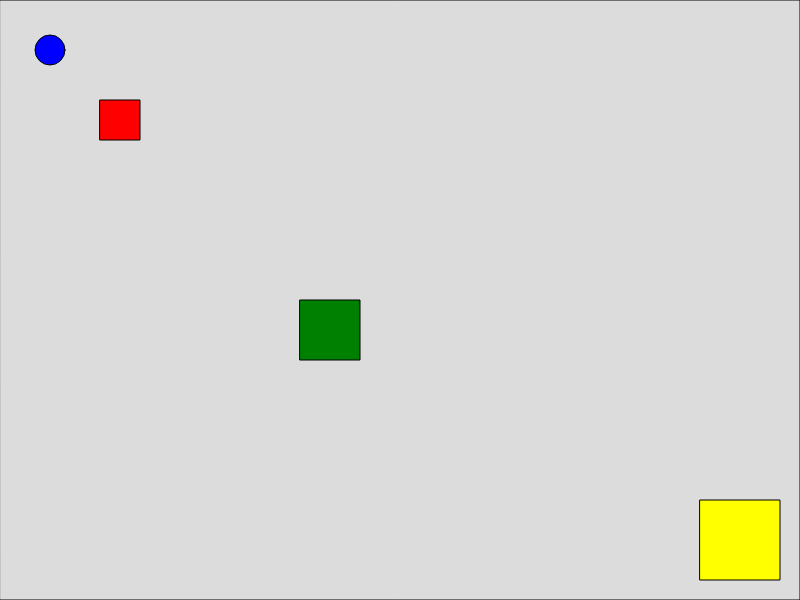
Frame 1 (no input)
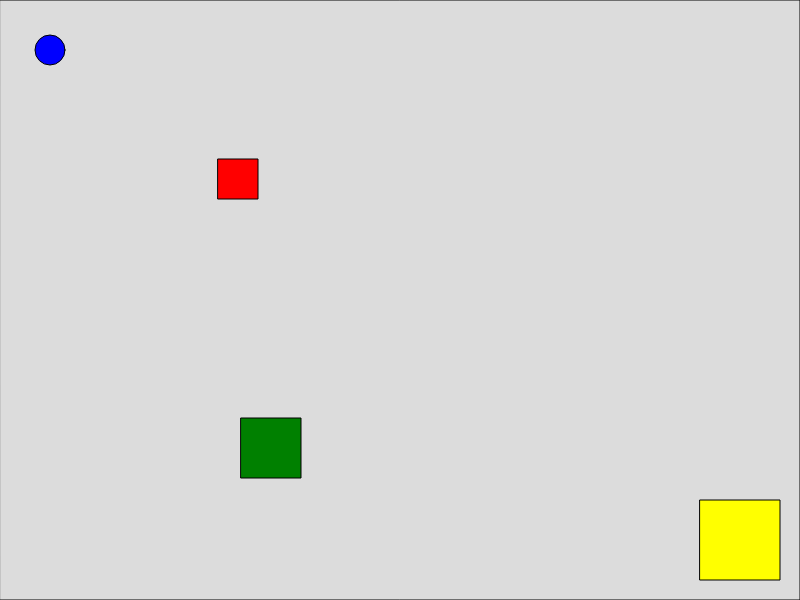
Frame 60 (no input)
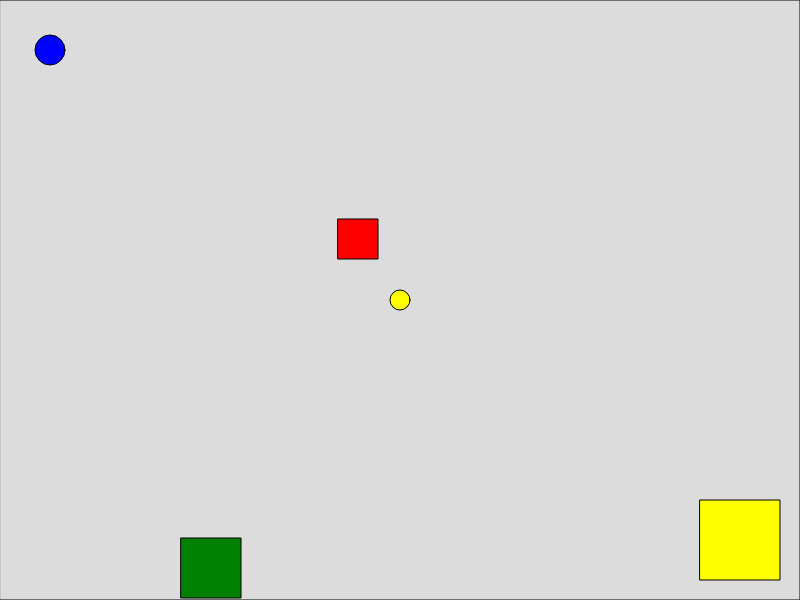
Frame 120 (the mouse pressed at the canvas centre since frame 60)

The p5.js sketch that drew these frames (run headless with seeded random() and noise() and a simulated clock; from frame 60 on, the mouse is pressed at the canvas centre):

// p5.js sketch
// ── sketch.js
let player;
let obstacles = [];
let mouseObjects = [];
let exitZone;
let win = false;

function setup() {
  createCanvas(800, 600);
  createPlayer();
  createObstacles();
  createExit();
}

function draw() {
  background(220);
  drawBorders();
  movePlayer();
  drawPlayer();
  drawObstacles();
  moveObstacles();
  drawExit();

  for (let obj of mouseObjects) {
    ellipse(obj.x, obj.y, 20, 20);
  }

  if (player.x > exitZone.x && player.x < exitZone.x + exitZone.w &&
      player.y > exitZone.y && player.y < exitZone.y + exitZone.h) {
    displayWinMessage();
  }
}

// --- FUNCTIONS ---

function createPlayer() {
  player = { x: 50, y: 50, size: 30, speed: 5 };
}

function movePlayer() {
  if (keyIsDown(LEFT_ARROW)) player.x -= player.speed;
  if (keyIsDown(RIGHT_ARROW)) player.x += player.speed;
  if (keyIsDown(UP_ARROW)) player.y -= player.speed;
  if (keyIsDown(DOWN_ARROW)) player.y += player.speed;
}

function drawPlayer() {
  fill(0, 0, 255);
  ellipse(player.x, player.y, player.size);
}

function mousePressed() {
  mouseObjects.push({ x: mouseX, y: mouseY });
}

function createObstacles() {
  obstacles.push({ x: 100, y: 100, w: 40, h: 40, col: 'red', vx: 2, vy: 1 });
  obstacles.push({ x: 300, y: 300, w: 60, h: 60, col: 'green', vx: -1, vy: 2 });
}

function drawObstacles() {
  for (let obs of obstacles) {
    fill(obs.col);
    rect(obs.x, obs.y, obs.w, obs.h);
  }
}

function moveObstacles() {
  for (let obs of obstacles) {
    obs.x += obs.vx;
    obs.y += obs.vy;

    if (obs.x > width) obs.x = 0;
    if (obs.x < 0) obs.x = width;
    if (obs.y > height) obs.y = 0;
    if (obs.y < 0) obs.y = height;
  }
}

function drawBorders() {
  stroke(0);
  noFill();
  rect(0, 0, width, height);
}

function createExit() {
  exitZone = { x: width - 100, y: height - 100, w: 80, h: 80 };
}

function drawExit() {
  fill(255, 255, 0);
  rect(exitZone.x, exitZone.y, exitZone.w, exitZone.h);
}

function displayWinMessage() {
  fill(0);
  textSize(40);
  textAlign(CENTER, CENTER);
  text("You Win!", width / 2, height / 2);
}
